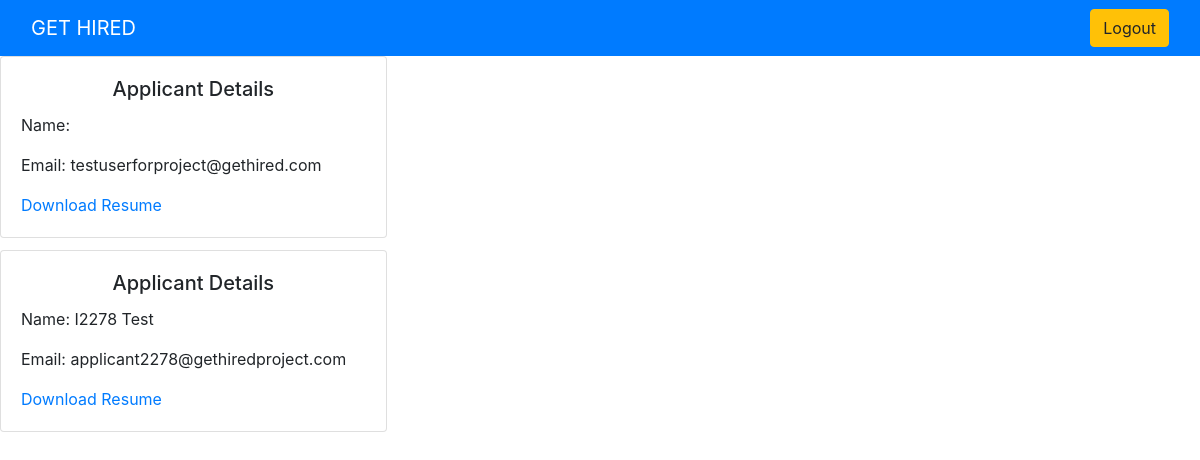
/recruiter/dashboard/showApplicants/7/, run on an earlier commit of the app's database.
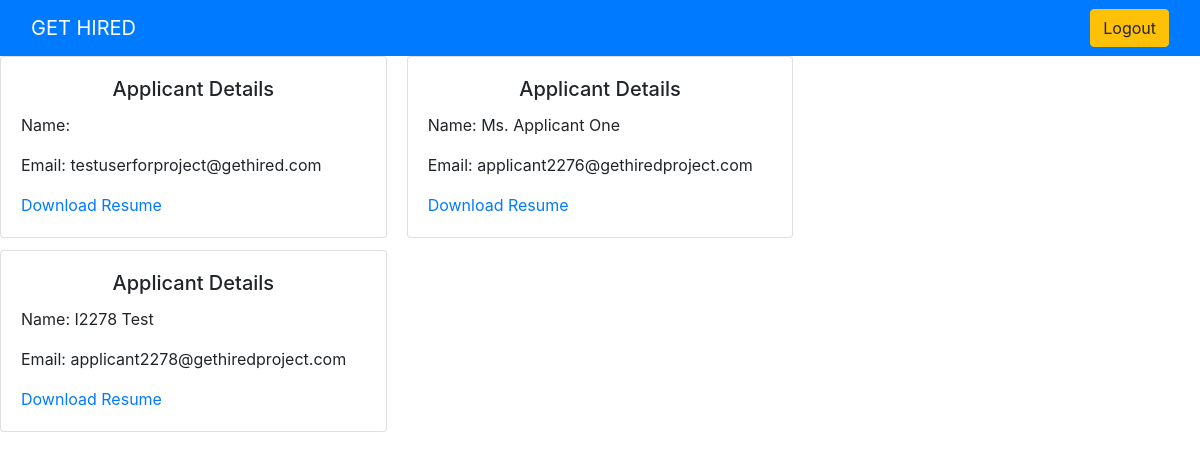
And on a later commit of the database.
### users/models.py (models this page shows)
class User(AbstractUser):
    email = models.EmailField(unique=True)
    isRecruiter = models.BooleanField(default=False)
    isApplicant = models.BooleanField(default=False)
    resumeUpdatedbyApplicant = models.BooleanField(default=False)
    orgUpdatedbyRecruiter = models.BooleanField(default=False)

### recruiterOrg/views.py (the view)
# urls.py: path('dashboard/showApplicants/<int:id>/' , views.showApplicants , name = 'show-applicants'),
def showApplicants(request , id):
    allApplications = JobApplications.objects.filter(job_id = id).values()
    allApplicants = []
    for app in allApplications:
        applicant = User.objects.get(id = app['applicant_id'])
        allApplicants.append(applicant)
    print(allApplicants)
    context = {'applicants':allApplicants}
    return render(request , 'recruiterOrg/showApplicants.html' , context)

### templates/recruiterOrg/showApplicants.html (shortened to what this page needs)
{% extends 'base.html' %}
{%block content%}
<section>
<div class="card-columns">
  {% for applicant in applicants%}
  <div class="card">
      <div class="card-body">
        <h5 class="card-title" style="text-align: center;">Applicant Details</h5>
        <p class="card-text"> Name: {{applicant.first_name}} {{applicant.last_name}}</p>
        <p class="card-text"> Email: {{applicant.email}}</p>
        <a href="{% url 'download-resume' applicant.id %}">Download Resume</a>
      </div>
  </div>
  {% endfor %}
  </div>
</section>
{%endblock%}

What changed in the data, as far as the page shows it:
now on this page (row edited): User: first_name "Ms. Applicant", last_name "One", email "applicant2276@gethiredproject.com"
